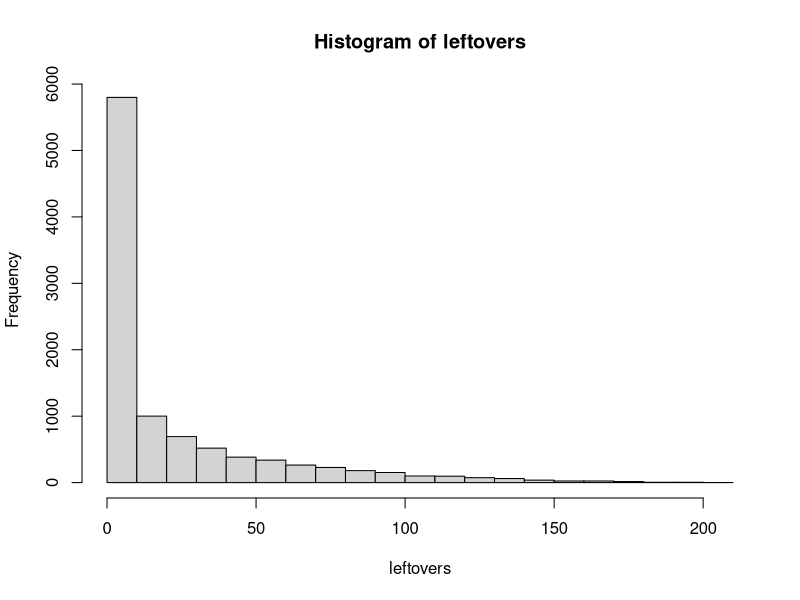
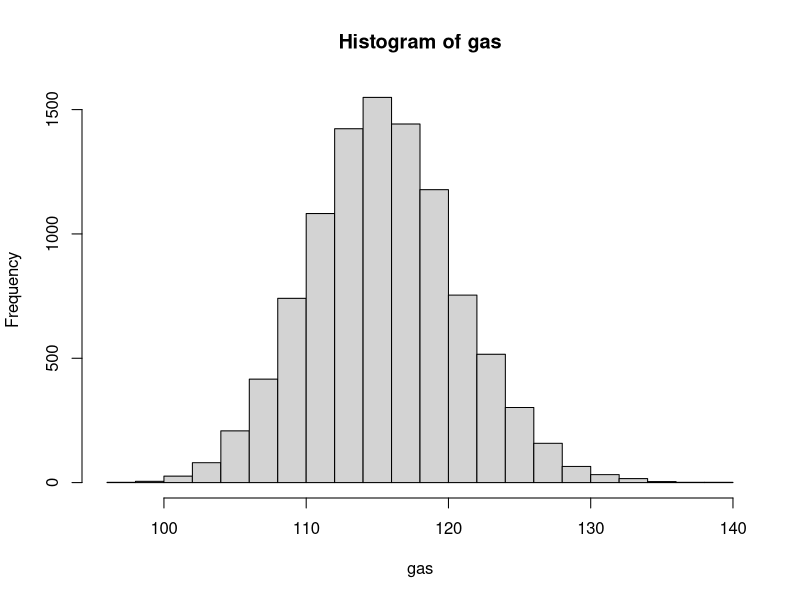
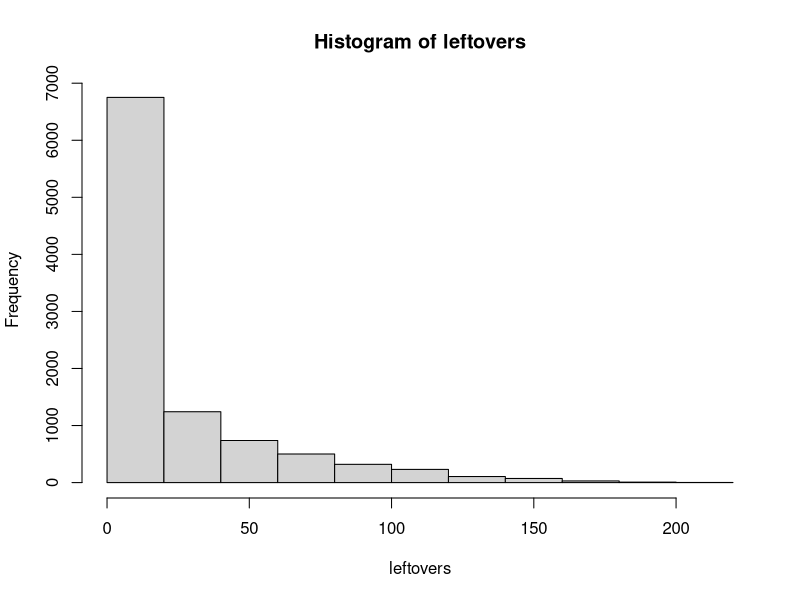
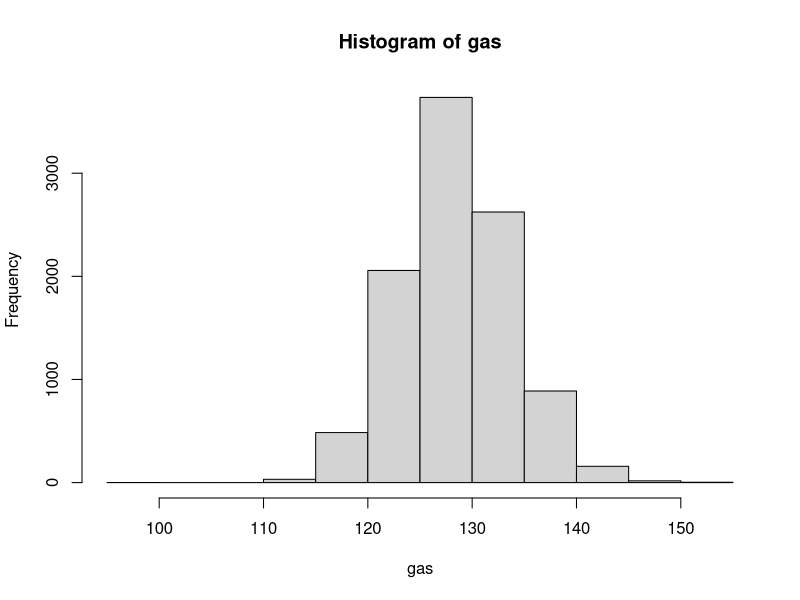
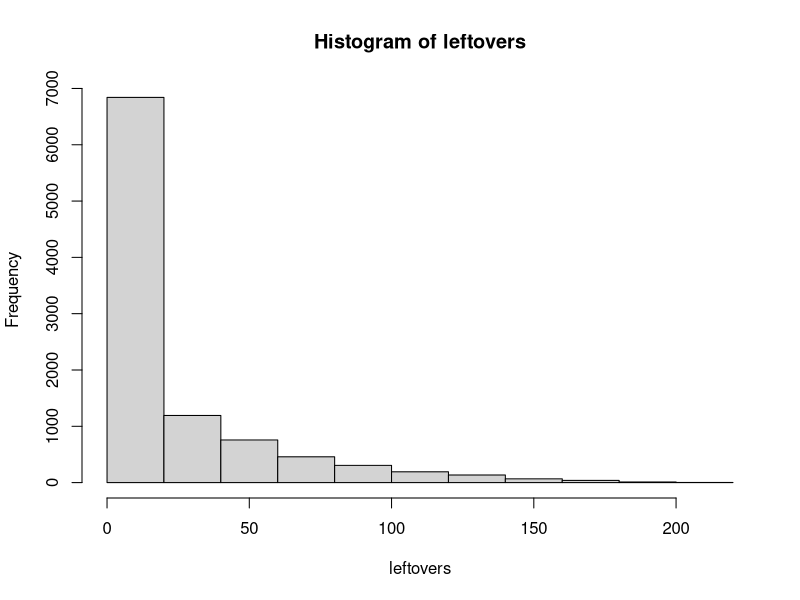
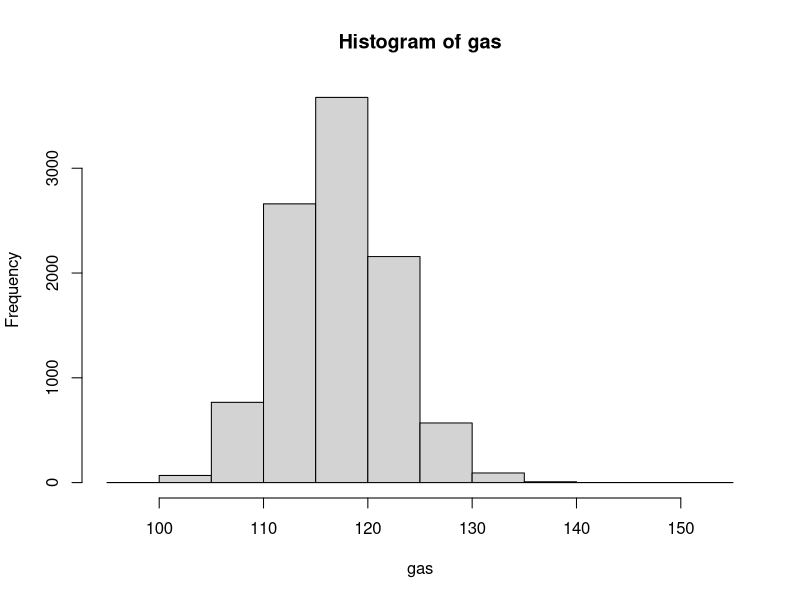

The R source for these figures, in order:
## ---- chunk 1
leftovers <- c()
gas <- c()
for (z in 1:10000) {
  #starting amount of drivers and passengers
  d.start <- 250
  p.start <- 250
  p.done <- rep(0,p.start)
  
  #start time for the sim
  t.start <- rep(0,d.start)
  t.current <- t.start
  
  #400 locations a passenger or driver could be
  d.quadrant <- c(1:400)
  p.quadrant <- c(1:400)
  
  #how far should a driver travel to find a passenger? 
  d.dist <- 25
  
  #starting locations of drivers and passengers, sort them to get them as close to each as we can
  d.start.loc <- sample(d.quadrant, d.start, replace = T)
  d.start.loc <- sort(d.start.loc)
  p.start.loc <- sample(p.quadrant, p.start, replace = T)
  p.start.loc <- sort(p.start.loc)
  p.d.diff <- abs(p.start.loc - d.start.loc)
  d.takefare <- c()
  for (i in 1:length(p.d.diff)) {
    if (p.d.diff[i]==0 | p.d.diff[i]<=d.dist) {
      d.takefare[i] <- 1
      p.done[i] <- 1
    } else
      d.takefare[i] <- 0
  }
  
  #time for driver to get to fare, if they take it
  d.timetofare <- c()
  for (i in 1:length(d.takefare)) {
    if (d.takefare[i] == 1)
      d.timetofare[i] <- p.d.diff[i]
    else
      d.timetofare[i] <- NA
  }
  
  #end destination of p, how long is it
  p.dest <- sample(p.quadrant, p.start, replace = T)
  p.length <- abs(p.dest - p.start)
  
  #when and where do the fare end
  for (i in 1:length(d.takefare)) {
    if (d.takefare[i] == 1) {
      t.current[i] <- d.timetofare[i] + p.length[i]
      d.start.loc[i] <- p.dest[i]
    } else
      t.current[i] <- t.start[i]
  }
  
  # create a data frame from it, sort it again by driver start location
  dat <- data.frame(cbind(t.start, p.done, t.current, d.start.loc, p.start.loc, p.d.diff, d.takefare, d.timetofare, p.dest, p.length))
  leftovers[z] <- p.start - sum(dat[p.done==1,]$p.done)
  gas[z] <- mean(dat[p.done==1,]$t.current)
}
leftover1 <- mean(leftovers)
gas1 <- mean(gas)
hist(leftovers)
hist(gas)
## ---- chunk 2
leftovers <- c()
gas <- c()
for (z in 1:10000) {
  #starting amount of drivers and passengers
  d.start <- 250
  p.start <- 250
  p.done <- rep(0,p.start)
  
  #start time for the sim
  t.start <- rep(0,d.start)
  t.current <- t.start
  
  #400 locations a passenger or driver could be
  d.quadrant <- c(1:400)
  p.quadrant <- c(1:400)
  
  #how far should a driver travel to find a passenger? 
  d.dist <- 25
  
  #starting locations of drivers and passengers, sort them to get them as close to each as we can
  d.start.loc <- sample(d.quadrant, d.start, replace = T)
  d.change <- sample(-d.dist:d.dist,d.start, replace = TRUE)
  d.start.loc <- d.start.loc + d.change
  for (i in 1:length(d.start.loc)) {
    if (d.start.loc[i] > 400)
      d.start.loc[i] <- 400
    else if (d.start.loc[i] < 1)
      d.start.loc[i] <- 1
  }
  d.start.loc <- sort(d.start.loc)
  p.start.loc <- sample(p.quadrant, p.start, replace = T)
  p.start.loc <- sort(p.start.loc)
  p.d.diff <- abs(p.start.loc - d.start.loc)
  d.takefare <- c()
  for (i in 1:length(p.d.diff)) {
    if (p.d.diff[i]==0 | p.d.diff[i]<=d.dist) {
      d.takefare[i] <- 1
      p.done[i] <- 1
    } else
      d.takefare[i] <- 0
  }
  
  #time for driver to get to fare, if they take it
  d.timetofare <- c()
  for (i in 1:length(d.takefare)) {
    if (d.takefare[i] == 1)
      d.timetofare[i] <- p.d.diff[i]
    else
      d.timetofare[i] <- NA
  }
  
  #end destination of p, how long is it
  p.dest <- sample(p.quadrant, p.start, replace = T)
  p.length <- abs(p.dest - p.start)
  
  #when and where do the fare end
  for (i in 1:length(d.takefare)) {
    if (d.takefare[i] == 1) {
      t.current[i] <- d.timetofare[i] + p.length[i] + abs(d.change[i])
      d.start.loc[i] <- p.dest[i]
    } else
      t.current[i] <- t.start[i] + abs(d.change[i])
  }
  
  # create a data frame from it, sort it again by driver start location
  dat <- data.frame(cbind(t.start, p.done, t.current, d.start.loc, p.start.loc, p.d.diff, d.takefare, d.timetofare, p.dest, p.length))
  leftovers[z] <- p.start - sum(dat[p.done==1,]$p.done)
  gas[z] <- mean(dat[p.done==1,]$t.current)
}
leftover2 <- mean(leftovers)
gas2 <- mean(gas)
hist(leftovers)
hist(gas)
## ---- chunk 3
leftovers <- c()
gas <- c()
for (z in 1:10000) {
  #starting amount of drivers and passengers
  d.start <- 250
  p.start <- 250
  p.done <- rep(0,p.start)
  
  #start time for the sim
  t.start <- rep(0,d.start)
  t.current <- t.start
  
  #400 locations a passenger or driver could be
  d.quadrant <- c(1:400)
  p.quadrant <- c(1:400)
  
  #how far should a driver travel to find a passenger? 
  d.dist <- 25
  
  #starting locations of drivers and passengers, sort them to get them as close to each as we can
  p.start.loc <- sample(p.quadrant, p.start, replace = T)
  p.start.loc <- sort(p.start.loc)
  d.start.loc <- sample(d.quadrant, d.start, replace = T)
  mean.d.start.loc <- median(p.start.loc)
  move.d.start.loc <- sample(1:2,d.start, replace = TRUE)
  for (i in 1:length(d.start.loc)) {
    if (d.start.loc[i] > mean.d.start.loc)
      d.start.loc[i] <- d.start.loc[i] - move.d.start.loc[i]
    else if(d.start.loc[i] < mean.d.start.loc)
      d.start.loc[i] <- d.start.loc[i] + move.d.start.loc[i]
  }
  d.start.loc <- sort(d.start.loc)
  p.d.diff <- abs(p.start.loc - d.start.loc)
  d.takefare <- c()
  for (i in 1:length(p.d.diff)) {
    if (p.d.diff[i]==0 | p.d.diff[i]<=d.dist) {
      d.takefare[i] <- 1
      p.done[i] <- 1
    } else
      d.takefare[i] <- 0
  }
  
  #time for driver to get to fare, if they take it
  d.timetofare <- c()
  for (i in 1:length(d.takefare)) {
    if (d.takefare[i] == 1)
      d.timetofare[i] <- p.d.diff[i]
    else
      d.timetofare[i] <- NA
  }
  
  #end destination of p, how long is it
  p.dest <- sample(p.quadrant, p.start, replace = T)
  p.length <- abs(p.dest - p.start)
  
  #when and where do the fare end
  for (i in 1:length(d.takefare)) {
    if (d.takefare[i] == 1) {
      t.current[i] <- d.timetofare[i] + p.length[i] + move.d.start.loc[i]
      d.start.loc[i] <- p.dest[i]
    } else
      t.current[i] <- t.start[i] + move.d.start.loc[i]
  }
  
  # create a data frame from it, sort it again by driver start location
  dat <- data.frame(cbind(t.start, p.done, t.current, d.start.loc, p.start.loc, p.d.diff, d.takefare, d.timetofare, p.dest, p.length))
  leftovers[z] <- p.start - sum(dat[p.done==1,]$p.done)
  gas[z] <- mean(dat[p.done==1,]$t.current)
}
leftover3 <- mean(leftovers)
gas3 <- mean(gas)
hist(leftovers)
hist(gas)
## ---- chunk 4
titles <- c("stationary", "random", "hotspot")
leftovers <- c(leftover1,leftover2,leftover3)
gas <- c(gas1,gas2,gas3)
cbind(titles,leftovers,gas)
